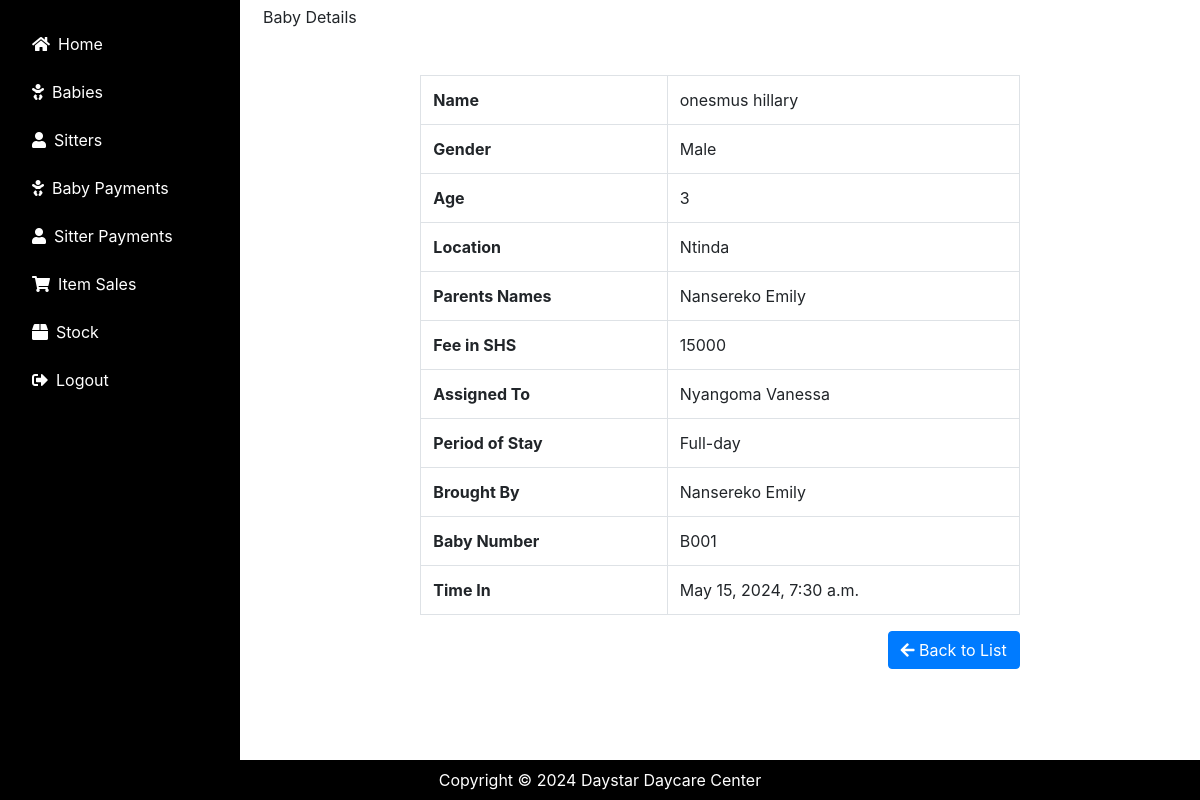
The app's page /view_baby/3/ with its own data.
### daycare/models.py (models this page shows, shortened)
class Baby(models.Model):
    GENDER = {
        ('M', 'Male'),
        ('F', 'Female')
    }
    b_name = models.CharField(max_length=20)
    gender = models.CharField(max_length=10, choices=GENDER)
    age = models.CharField(max_length=10)
    location = models.CharField(max_length=15, default='')
    parents_names = models.CharField(max_length=15)
    fee_in_SHS = models.IntegerField()
    assigned_to = models.ForeignKey(Sitterattendance, on_delete=models.CASCADE)
    period_of_stay = models.ForeignKey(Staytype, on_delete=models.CASCADE)
    brought_by = models.CharField(max_length=200)
    baby_number = models.CharField(max_length=200, unique=True,blank=False, null=True)
    time_in = models.DateTimeField()

class Sitterattendance(models.Model):
    sitter_number = models.CharField(max_length=200,unique=True)
    s_name = models.ForeignKey(Sitter, on_delete=models.CASCADE)
    date = models.DateField(default=timezone.now)
    status = models.CharField(max_length=15, default='on-duty')
    def __str__(self):
        return str(self.s_name)

class Sitter(models.Model):
    s_name = models.CharField(max_length=20)
    location = models.CharField(max_length=20, default='Kabalagala')
    date_of_birth = models.DateField()
    gender = models.CharField(max_length=10, choices=[('M', 'Male'), ('F', 'Female')])
    next_of_kin = models.CharField(max_length=20)
    nin = models.CharField(max_length=20)
    recommender_name = models.CharField(max_length=20)
    religion = models.CharField(max_length=25, blank=True)
    education_level = models.CharField(max_length=255)
    sitter_number = models.CharField(max_length=8,  unique=True,blank=False, null=True)
    contact = models.CharField(max_length=15)
    def __str__(self):
        return self.s_name

class Staytype(models.Model):
    name = models.CharField(max_length=100,null=True, blank=True)
    def __str__(self):
        return self.name

### daycare/views.py (the view)
# urls.py: path('view_baby/<int:baby_id>/', views.view_baby, name='view_baby'),
def view_baby(request, baby_id):
    baby = get_object_or_404(Baby, pk=baby_id)
    return render(request, 'daycare/baby_detail.html', {'baby': baby})

### daycare/templates/daycare/baby_detail.html
{% extends 'daycare/base.html' %}
{% block content %}
<div class="container">
    <h1 class="mb-4">Baby Details</h1>
    <div class="row">
        <div class="col-md-8 offset-md-2">
            <table class="table table-bordered mt-4">
                <tbody>
                    <tr>
                        <th>Name</th>
                        <td>{{ baby.b_name }}</td>
                    </tr>
                    <tr>
                        <th>Gender</th>
                        <td>{{ baby.get_gender_display }}</td>
                    </tr>
                    <tr>
                        <th>Age</th>
                        <td>{{ baby.age }}</td>
                    </tr>
                    <tr>
                        <th>Location</th>
                        <td>{{ baby.location }}</td>
                    </tr>
                    <tr>
                        <th>Parents Names</th>
                        <td>{{ baby.parents_names }}</td>
                    </tr>
                    <tr>
                        <th>Fee in SHS</th>
                        <td>{{ baby.fee_in_SHS }}</td>
                    </tr>
                    <tr>
                        <th>Assigned To</th>
                        <td>{{ baby.assigned_to }}</td>
                    </tr>
                    <tr>
                        <th>Period of Stay</th>
                        <td>{{ baby.period_of_stay }}</td>
                    </tr>
                    <tr>
                        <th>Brought By</th>
                        <td>{{ baby.brought_by }}</td>
                    </tr>
                    <tr>
                        <th>Baby Number</th>
                        <td>{{ baby.baby_number }}</td>
                    </tr>
                    <tr>
                        <th>Time In</th>
                        <td>{{ baby.time_in }}</td>
                    </tr>
                </tbody>
            </table>
            <div class="text-right">
                <a href="{% url 'list_sitters' %}" class="btn btn-primary"><i class="fas fa-arrow-left"></i> Back to List</a>
            </div>
        </div>
    </div>
</div>
{% endblock %}

### records on screen
Baby: b_name "onesmus hillary", gender "Male", age "3", location "Ntinda", parents_names "Nansereko Emily", fee_in_SHS "15000", assigned_to "Nyangoma Vanessa", period_of_stay "Full-day", brought_by "Nansereko Emily", baby_number "B001", time_in "May 15, 2024, 7:30 a.m."
